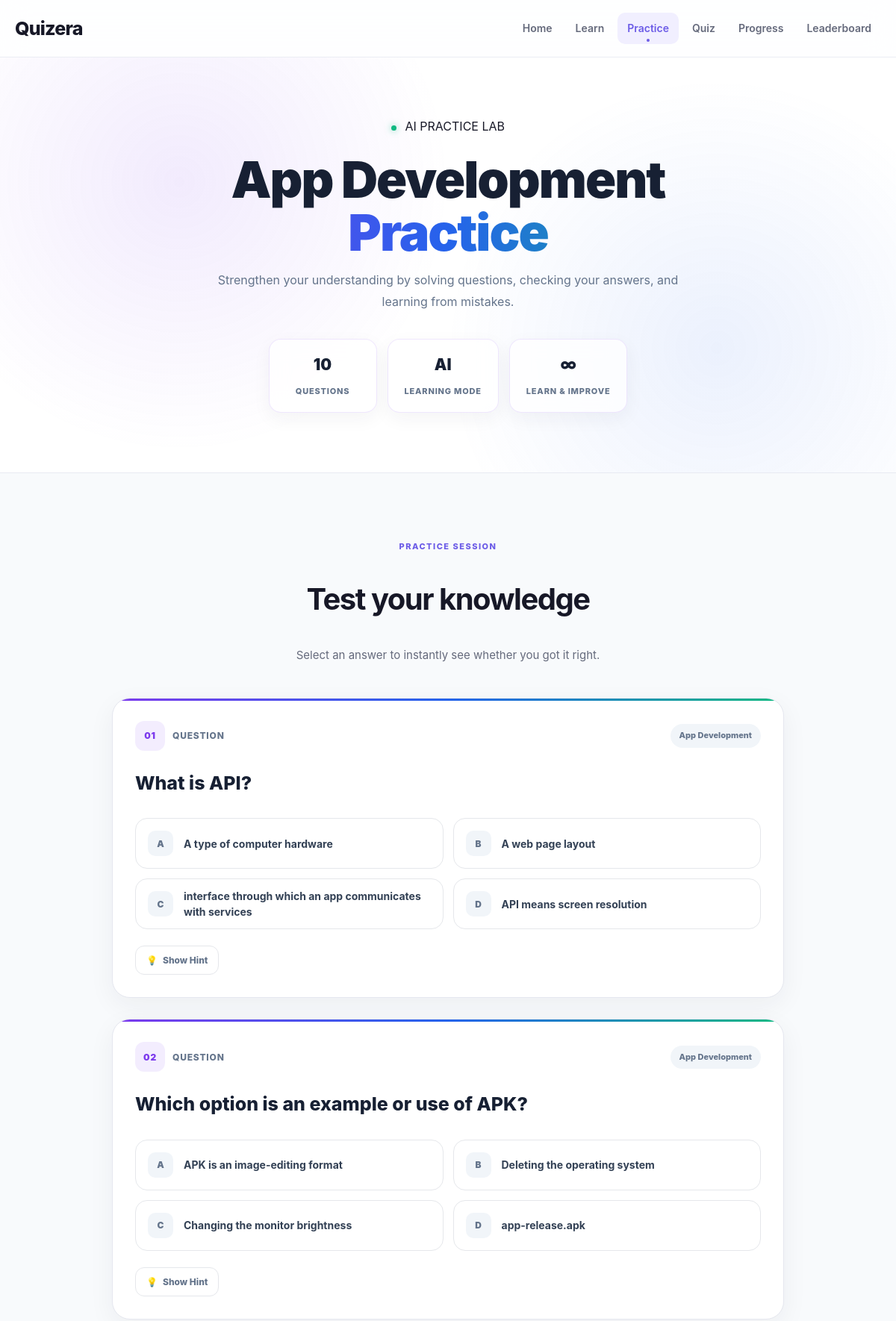
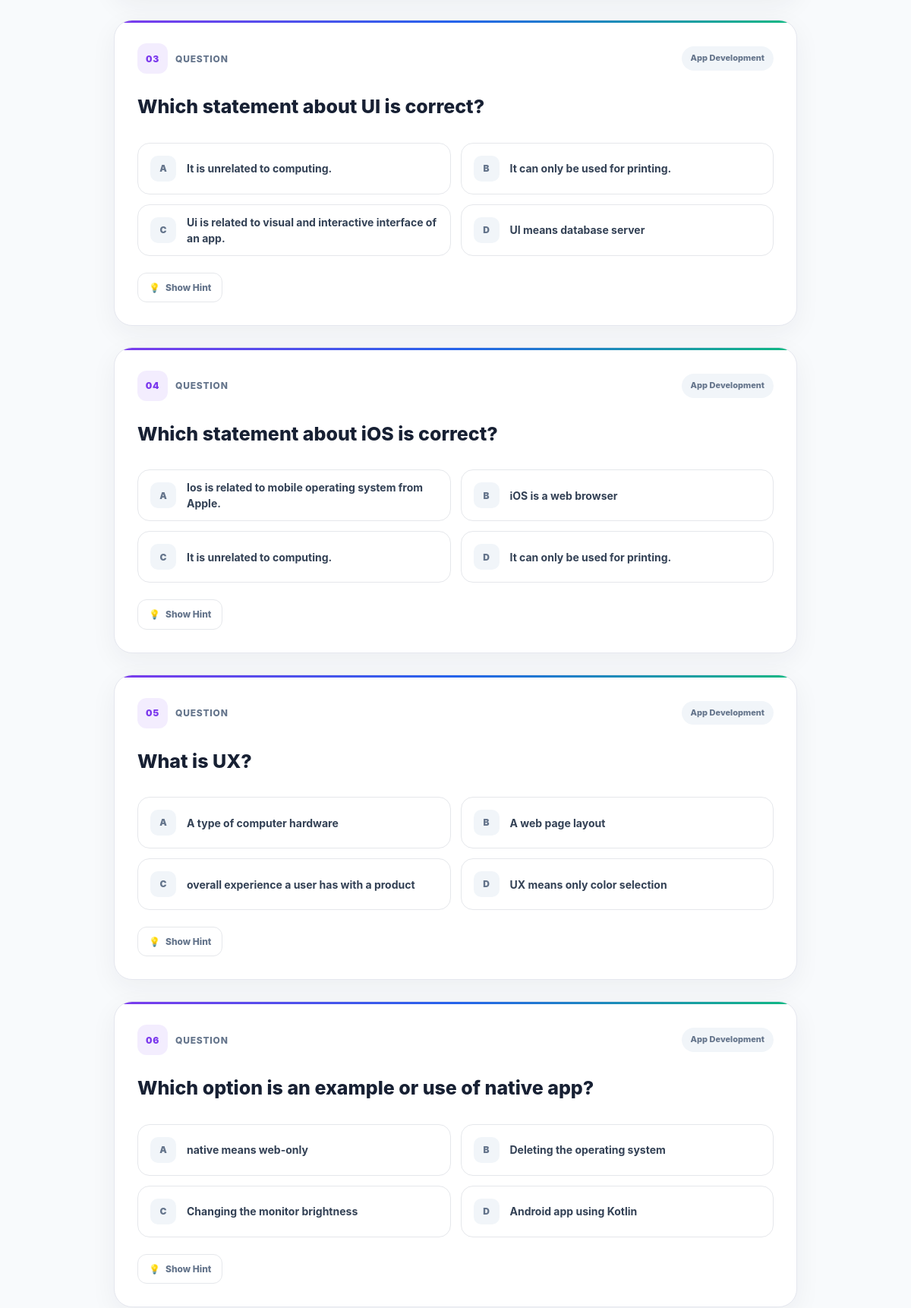
Screenshot of /practice/App Development (upper part) with the database file from the repository (2 pictures, top to bottom).
### tables this page shows
CREATE TABLE questions (
            id INTEGER PRIMARY KEY AUTOINCREMENT,
            question TEXT NOT NULL,
            option1 TEXT NOT NULL,
            option2 TEXT NOT NULL,
            option3 TEXT NOT NULL,
            option4 TEXT NOT NULL,
            correct_answer TEXT NOT NULL,
            hint TEXT
        , category TEXT);

### app.py (the view)
@app.route("/practice/<path:category>")
def practice_category(category):
    db = get_db()
    questions = db.execute("""
        SELECT *
        FROM questions
        WHERE category = ?
        ORDER BY RANDOM()
        LIMIT 10
    """, (category,)).fetchall()
    db.close()
    return render_template(
        "practice_questions.html",
        questions=questions,
        category=category
    )

### app.py (called while the page is built)
def get_db():
    connection = sqlite3.connect(DATABASE)
    connection.row_factory = sqlite3.Row
    return connection

### templates/practice_questions.html (shortened to what this page needs)
<!DOCTYPE html>
<html lang="en">
<head>
    <link rel="stylesheet"
          href="{{ url_for('static', filename='css/style.css') }}">
</head>
<body>
<nav class="navbar">
    <div class="navbar-container">
        <a href="{{ url_for('home') }}" class="logo">
            Quizera
        </a>
        <div class="nav-links">
            <a href="{{ url_for('home') }}">Home</a>
            <a href="{{ url_for('learn') }}">Learn</a>
            <a href="{{ url_for('practice') }}" class="active">Practice</a>
            <a href="{{ url_for('quizzes') }}">Quiz</a>
            <a href="{{ url_for('progress') }}">Progress</a>
            <a href="{{ url_for('leaderboard') }}">Leaderboard</a>
        </div>
    </div>
</nav>
<main class="practice-question-page">
    <section class="practice-question-hero">
        <div class="ai-grid"></div>
        <div class="practice-question-hero-content">
            <span class="ai-hero-badge">
                <span class="hero-status-dot"></span>
                AI PRACTICE LAB
            </span>
            <h1>
                {{ category }}
                <span>Practice</span>
            </h1>
            <p>
                Strengthen your understanding by solving questions,
                checking your answers, and learning from mistakes.
            </p>
            <div class="practice-session-stats">
                <div class="practice-session-stat">
                    <strong>{{ questions|length }}</strong>
                    <span>Questions</span>
                </div>
                <div class="practice-session-stat">
                    <strong>AI</strong>
                    <span>Learning Mode</span>
                </div>
                <div class="practice-session-stat">
                    <strong>∞</strong>
                    <span>Learn & Improve</span>
                </div>
            </div>
        </div>
    </section>
    <section class="practice-question-section">
        <div class="section-header center">
            <span class="section-label">
                PRACTICE SESSION
            </span>
            <h2>
                Test your knowledge
            </h2>
            <p>
                Select an answer to instantly see whether you got it right.
            </p>
        </div>
        <div class="practice-question-container">
            {% if questions %}
                {% for question in questions %}
                <article class="practice-question-card">
                    <div class="practice-question-top">
                        <div class="practice-question-number">
                            <span>{{ "%02d"|format(loop.index) }}</span>
                            Question
                        </div>
                        <div class="practice-question-topic">
                            {{ category }}
                        </div>
                    </div>
                    <h2 class="practice-question">
                        {{ question.question }}
                    </h2>
                    <div class="practice-options">
                        <button
                            type="button"
                            class="practice-option"
                            onclick="checkPracticeAnswer(
                                this,
                                '{{ question.correct_answer|e }}'
                            )">
                            <span class="option-letter">A</span>
                            <span class="option-text">
                                {{ question.option1 }}
                            </span>
                        </button>
                        <button
                            type="button"
                            class="practice-option"
                            onclick="checkPracticeAnswer(
                                this,
                                '{{ question.correct_answer|e }}'
                            )">
                            <span class="option-letter">B</span>
                            <span class="option-text">
                                {{ question.option2 }}
                            </span>
                        </button>
                        <button
                            type="button"
                            class="practice-option"
                            onclick="checkPracticeAnswer(
                                this,
                                '{{ question.correct_answer|e }}'
                            )">
                            <span class="option-letter">C</span>
                            <span class="option-text">
                                {{ question.option3 }}
                            </span>
                        </button>
                        <button
                            type="button"
                            class="practice-option"
                            onclick="checkPracticeAnswer(
                                this,
                                '{{ question.correct_answer|e }}'
                            )">
                            <span class="option-letter">D</span>
                            <span class="option-text">
                                {{ question.option4 }}
                            </span>
                        </button>
                    </div>
                    {% if question.hint %}
                    <button
                        type="button"
                        class="practice-hint-btn"
                        onclick="showPracticeHint(this)">
                        <span>💡</span>
                        Show Hint
                    </button>
                    {% endif %}
                </article>
                {% endfor %}
            {% endif %}
        </div>
    </section>
</main>
</body>
</html>

### rows the page displays
questions: index "01", category "App Development", question "What is API?", option1 "A type of computer hardware", option2 "A web page layout", option3 "interface through which an app communicates with services", option4 "API means screen resolution"
questions: index "02", category "App Development", question "Which option is an example or use of APK?", option1 "APK is an image-editing format", option2 "Deleting the operating system", option3 "Changing the monitor brightness", option4 "app-release.apk"
questions: index "03", category "App Development", question "Which statement about UI is correct?", option1 "It is unrelated to computing.", option2 "It can only be used for printing.", option3 "Ui is related to visual and interactive interface of an app.", option4 "UI means database server"
questions: index "04", category "App Development", question "Which statement about iOS is correct?", option1 "Ios is related to mobile operating system from Apple.", option2 "iOS is a web browser", option3 "It is unrelated to computing.", option4 "It can only be used for printing."
questions: index "05", category "App Development", question "What is UX?", option1 "A type of computer hardware", option2 "A web page layout", option3 "overall experience a user has with a product", option4 "UX means only color selection"
questions: index "06", category "App Development", question "Which option is an example or use of native app?", option1 "native means web-only", option2 "Deleting the operating system", option3 "Changing the monitor brightness", option4 "Android app using Kotlin"

### other values shown
{{ category }} "App Development"
{{ questions|length }} "10"
